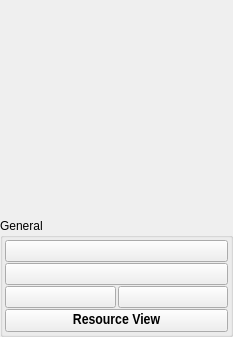
<?xml version="1.0" encoding="UTF-8"?>
<ui version="4.0">
 <class>GeneralMenu</class>
 <widget class="QWidget" name="GeneralMenu">
  <property name="geometry">
   <rect>
    <x>0</x>
    <y>0</y>
    <width>233</width>
    <height>337</height>
   </rect>
  </property>
  <property name="sizePolicy">
   <sizepolicy hsizetype="Expanding" vsizetype="Expanding">
    <horstretch>0</horstretch>
    <verstretch>0</verstretch>
   </sizepolicy>
  </property>
  <property name="windowTitle">
   <string>Form</string>
  </property>
  <layout class="QHBoxLayout" name="horizontalLayout_2">
   <property name="leftMargin">
    <number>0</number>
   </property>
   <property name="topMargin">
    <number>0</number>
   </property>
   <property name="rightMargin">
    <number>0</number>
   </property>
   <property name="bottomMargin">
    <number>0</number>
   </property>
   <item>
    <layout class="QVBoxLayout" name="verticalLayout">
     <property name="leftMargin">
      <number>0</number>
     </property>
     <property name="rightMargin">
      <number>0</number>
     </property>
     <item>
      <spacer name="verticalSpacer">
       <property name="orientation">
        <enum>Qt::Vertical</enum>
       </property>
       <property name="sizeHint" stdset="0">
        <size>
         <width>20</width>
         <height>213</height>
        </size>
       </property>
      </spacer>
     </item>
     <item>
      <widget class="QGroupBox" name="groupBox">
       <property name="title">
        <string>General</string>
       </property>
       <layout class="QVBoxLayout" name="verticalLayout_3">
        <property name="spacing">
         <number>1</number>
        </property>
        <property name="leftMargin">
         <number>2</number>
        </property>
        <property name="topMargin">
         <number>2</number>
        </property>
        <property name="rightMargin">
         <number>2</number>
        </property>
        <property name="bottomMargin">
         <number>2</number>
        </property>
        <item>
         <widget class="QPushButton" name="m_btnResetMPR">
          <property name="text">
           <string/>
          </property>
          <property name="iconSize">
           <size>
            <width>45</width>
            <height>45</height>
           </size>
          </property>
         </widget>
        </item>
        <item>
         <widget class="QPushButton" name="m_btnChangeLayout">
          <property name="sizePolicy">
           <sizepolicy hsizetype="Minimum" vsizetype="Preferred">
            <horstretch>0</horstretch>
            <verstretch>0</verstretch>
           </sizepolicy>
          </property>
          <property name="text">
           <string/>
          </property>
          <property name="iconSize">
           <size>
            <width>45</width>
            <height>45</height>
           </size>
          </property>
         </widget>
        </item>
        <item>
         <layout class="QHBoxLayout" name="horizontalLayout">
          <property name="spacing">
           <number>2</number>
          </property>
          <item>
           <widget class="QPushButton" name="m_btnCapture">
            <property name="sizePolicy">
             <sizepolicy hsizetype="Minimum" vsizetype="Preferred">
              <horstretch>0</horstretch>
              <verstretch>0</verstretch>
             </sizepolicy>
            </property>
            <property name="text">
             <string/>
            </property>
            <property name="iconSize">
             <size>
              <width>25</width>
              <height>25</height>
             </size>
            </property>
           </widget>
          </item>
          <item>
           <widget class="QPushButton" name="m_btnInfoDisplay">
            <property name="sizePolicy">
             <sizepolicy hsizetype="Minimum" vsizetype="Preferred">
              <horstretch>0</horstretch>
              <verstretch>0</verstretch>
             </sizepolicy>
            </property>
            <property name="text">
             <string/>
            </property>
            <property name="iconSize">
             <size>
              <width>25</width>
              <height>25</height>
             </size>
            </property>
           </widget>
          </item>
         </layout>
        </item>
        <item>
         <widget class="QPushButton" name="m_btnResourceView">
          <property name="font">
           <font>
            <family>Arial Narrow</family>
            <pointsize>11</pointsize>
            <weight>75</weight>
            <bold>true</bold>
           </font>
          </property>
          <property name="text">
           <string>Resource View</string>
          </property>
         </widget>
        </item>
       </layout>
      </widget>
     </item>
    </layout>
   </item>
  </layout>
 </widget>
 <resources/>
 <connections/>
</ui>
